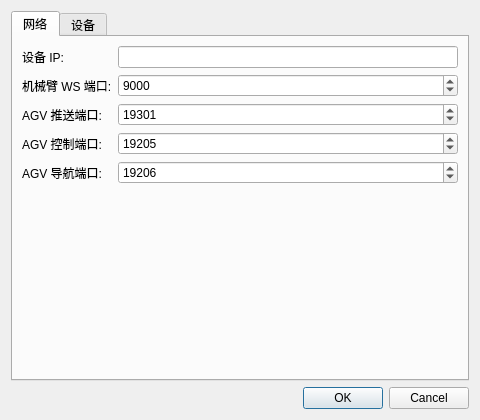
<?xml version="1.0" encoding="UTF-8"?>
<ui version="4.0">
 <class>SettingsDialog</class>
 <widget class="QDialog" name="SettingsDialog">
  <property name="geometry">
   <rect><x>0</x><y>0</y><width>480</width><height>420</height></rect>
  </property>
  <property name="windowTitle"><string>设置</string></property>
  <layout class="QVBoxLayout" name="mainLayout">
   <item>
    <widget class="QTabWidget" name="tabs">
     <widget class="QWidget" name="tabNetwork">
      <attribute name="title"><string>网络</string></attribute>
      <layout class="QFormLayout" name="netForm">
       <item row="0" column="0"><widget class="QLabel" name="lblIp"><property name="text"><string>设备 IP:</string></property></widget></item>
       <item row="0" column="1"><widget class="QLineEdit" name="editIp"/></item>
       <item row="1" column="0"><widget class="QLabel" name="lblArmPort"><property name="text"><string>机械臂 WS 端口:</string></property></widget></item>
       <item row="1" column="1"><widget class="QSpinBox" name="spinArmPort">
        <property name="minimum"><number>1</number></property>
        <property name="maximum"><number>65535</number></property>
        <property name="value"><number>9000</number></property>
       </widget></item>
       <item row="2" column="0"><widget class="QLabel" name="lblAgvPush"><property name="text"><string>AGV 推送端口:</string></property></widget></item>
       <item row="2" column="1"><widget class="QSpinBox" name="spinAgvPush">
        <property name="minimum"><number>1</number></property>
        <property name="maximum"><number>65535</number></property>
        <property name="value"><number>19301</number></property>
       </widget></item>
       <item row="3" column="0"><widget class="QLabel" name="lblAgvCtrl"><property name="text"><string>AGV 控制端口:</string></property></widget></item>
       <item row="3" column="1"><widget class="QSpinBox" name="spinAgvCtrl">
        <property name="minimum"><number>1</number></property>
        <property name="maximum"><number>65535</number></property>
        <property name="value"><number>19205</number></property>
       </widget></item>
       <item row="4" column="0"><widget class="QLabel" name="lblAgvNav"><property name="text"><string>AGV 导航端口:</string></property></widget></item>
       <item row="4" column="1"><widget class="QSpinBox" name="spinAgvNav">
        <property name="minimum"><number>1</number></property>
        <property name="maximum"><number>65535</number></property>
        <property name="value"><number>19206</number></property>
       </widget></item>
      </layout>
     </widget>
     <widget class="QWidget" name="tabDevice">
      <attribute name="title"><string>设备</string></attribute>
      <layout class="QFormLayout" name="deviceForm">
       <item row="0" column="0"><widget class="QLabel" name="lblLeftArm"><property name="text"><string>左臂名称:</string></property></widget></item>
       <item row="0" column="1"><widget class="QLineEdit" name="editLeftArm"/></item>
       <item row="1" column="0"><widget class="QLabel" name="lblRightArm"><property name="text"><string>右臂名称:</string></property></widget></item>
       <item row="1" column="1"><widget class="QLineEdit" name="editRightArm"/></item>
       <item row="2" column="0"><widget class="QLabel" name="lblPushInterval"><property name="text"><string>推送间隔 (ms):</string></property></widget></item>
       <item row="2" column="1"><widget class="QSpinBox" name="spinPushInterval">
        <property name="minimum"><number>10</number></property>
        <property name="maximum"><number>10000</number></property>
        <property name="value"><number>100</number></property>
       </widget></item>
      </layout>
     </widget>
    </widget>
   </item>
   <item>
    <widget class="QDialogButtonBox" name="btnBox">
     <property name="orientation"><enum>Qt::Horizontal</enum></property>
     <property name="standardButtons">
      <set>QDialogButtonBox::Cancel|QDialogButtonBox::Ok</set>
     </property>
    </widget>
   </item>
  </layout>
 </widget>
 <resources/>
 <connections/>
</ui>
